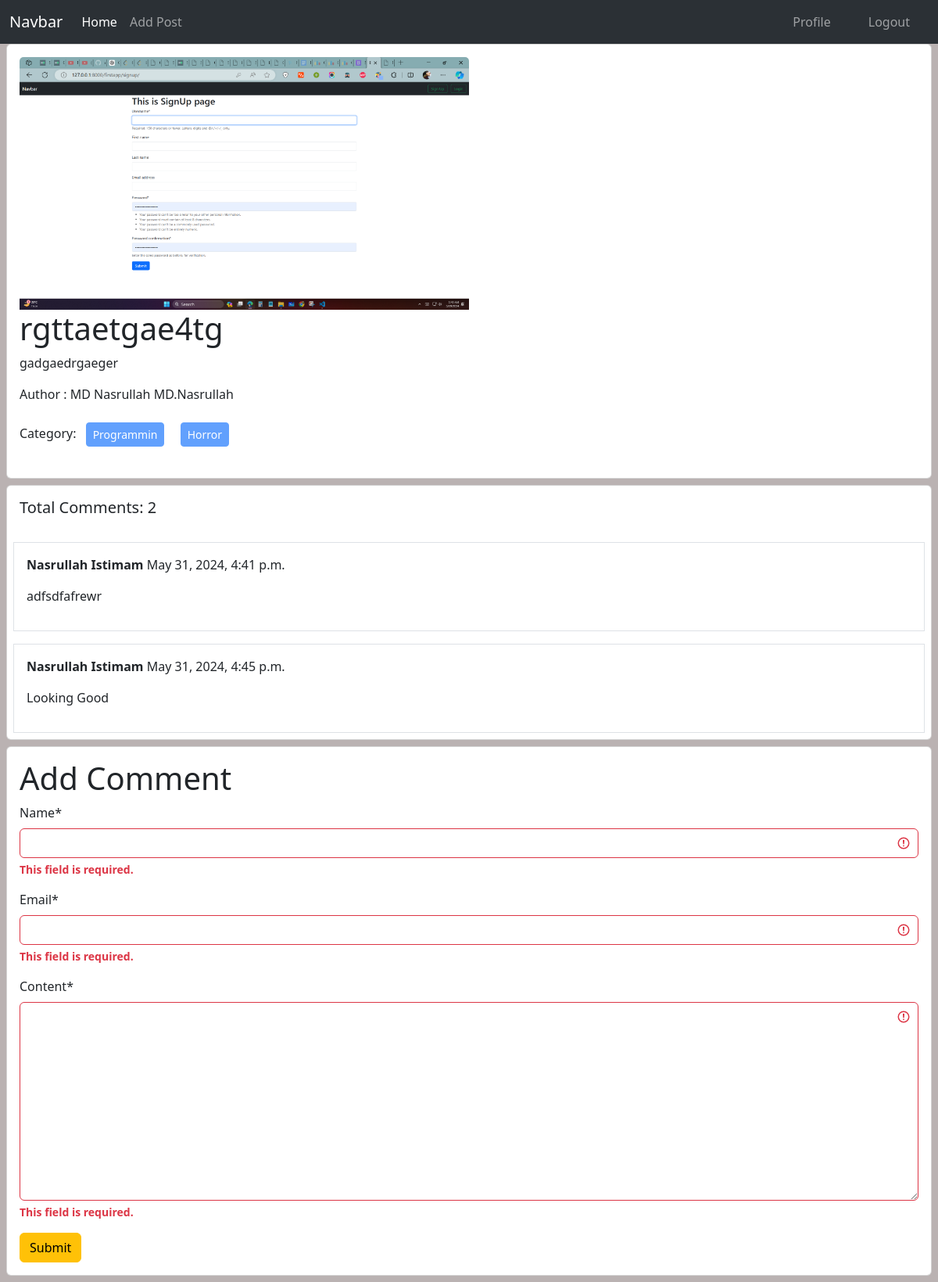
/post/deatils/2/ (signed in), run on the app's committed database.
### posts/models.py (models this page shows, shortened)
class Post(models.Model):
    title = models.CharField(max_length=100)
    content = models.TextField()
    category = models.ManyToManyField(Category)
    author = models.ForeignKey(User, on_delete=models.CASCADE)
    image = models.ImageField(upload_to='uploads/', blank=True, null=True)

class Comment(models.Model):
    post = models.ForeignKey(Post, on_delete=models.CASCADE, related_name='comments')
    name = models.CharField(max_length=100)
    email = models.EmailField(max_length=100)
    content = models.TextField()
    created_at = models.DateTimeField(auto_now_add=True)

### categories/models.py (models this page shows, shortened)
class Category(models.Model):
    name = models.CharField(max_length=100, unique=True)
    slug = models.SlugField(max_length=100,unique=True, blank=True, null=True)

### posts/views.py (the view, shortened to what this page needs)
# urls.py: path('deatils/<int:pk>/', views.DetailsView.as_view(), name='details'),
class DetailsView(DetailView):
    model = models.Post
    template_name = 'post_details.html'
    def get_context_data(self, **kwargs):
        context = super().get_context_data(**kwargs)
        post = self.object
        comment = post.comments.all()
        comment_form = forms.CommentForm(data = self.request.POST)
        context['comments'] = comment
        context['comment_form'] = comment_form
        return context

### posts/forms.py
class CommentForm(forms.ModelForm):
    class Meta:
        model = Comment
        fields = ['name', 'email', 'content']

### posts/templates/post_details.html (shortened to what this page needs)
{% extends "base.html" %}
{% load crispy_forms_tags %}
{% block content %}
<div class="col-12">
    <div class="card mx-2">
      <div class="card-body">
        <img src="{{post.image.url}}" class="card-img-top" alt="..." style="width: 50%;">
        <h1 class="card-title">{{post.title}}</h1>
        <p class="card-text">
          {{post.content}}
        </p>
        <p>Author : {{post.author.first_name}} {{post.author.last_name}}</p>
        <p>
          Category: {% for cat in post.category.all %}
          <button class="btn btn-primary btn-sm m-2" disabled> {{cat.name}} </button>
          {% endfor %}
        </p>
      </div>
    </div>
</div>
<div class="card m-2">
    <h5 class="p-3">Total Comments: {{comments | length}}</h5>
    {% for comment in comments %}
    <div class="card-body border m-2">
        <p><b>{{comment.name}}</b> {{comment.created_at}}</p>
        <p>{{comment.content}}</p>
    </div>
    {% endfor %}
  </div>
<div class="card m-2">
    <div class="card-body">
        <form method="post">
            <h1>Add Comment</h1>
            {{comment_form | crispy}}
            <button class="btn btn-warning">Submit</button>
        </form>
    </div>
</div>
{% endblock %}

### data on the page
Post: image (picture), title "rgttaetgae4tg", content "gadgaedrgaeger", author.first_name "MD Nasrullah", author.last_name "MD.Nasrullah"
Category: name "Programmin"
Category: name "Horror"
Comment: name "Nasrullah Istimam", created_at "May 31, 2024, 4:41 p.m.", content "adfsdfafrewr"
Comment: name "Nasrullah Istimam", created_at "May 31, 2024, 4:45 p.m.", content "Looking Good"

### other printed values
{{ comments | length }} "2"
